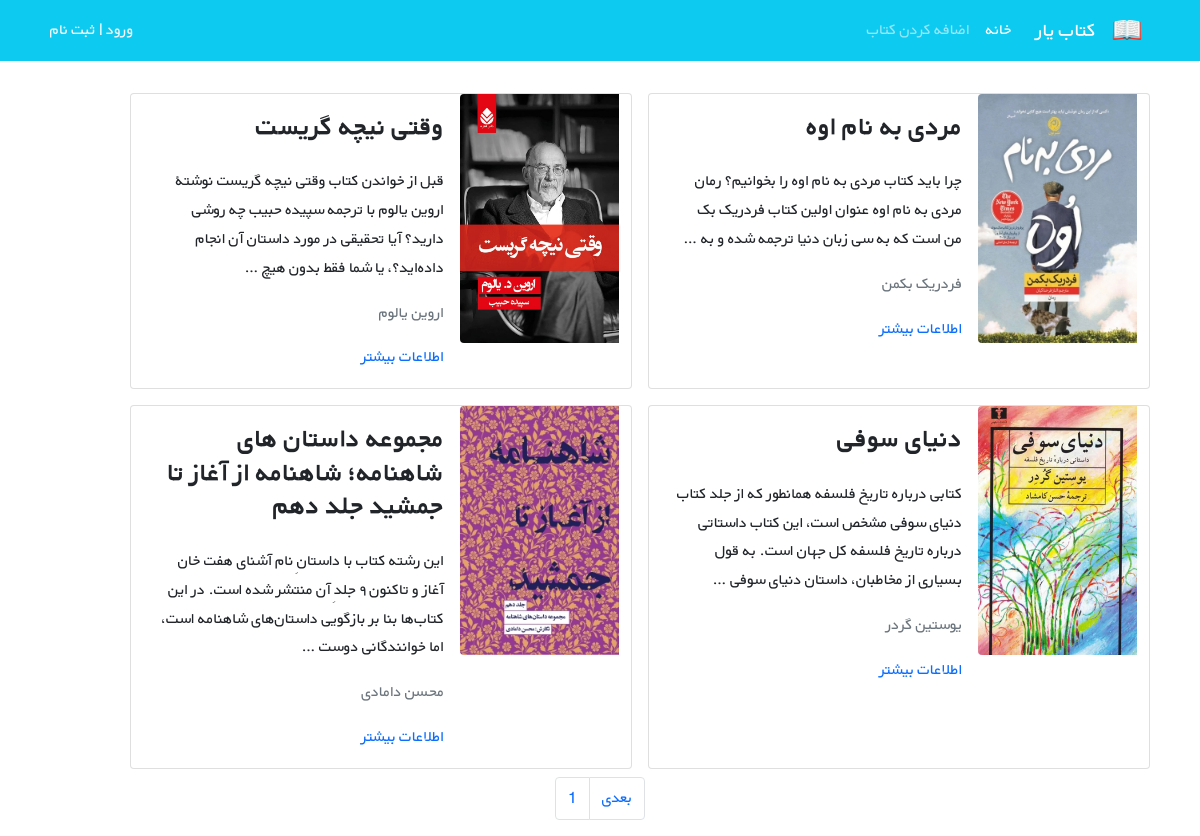
The page /books/ on the database its author committed.
### books/models.py (models this page shows, shortened)
class Book(models.Model):
    title = models.CharField(max_length=200)
    author = models.CharField(max_length=200)
    description = models.TextField()
    price = models.DecimalField(max_digits=6, decimal_places=2)
    cover = models.ImageField(upload_to='book_covers', blank=True)
    def get_absolute_url(self):
        return reverse('book_detail', args=[self.id])

### books/views.py (the view)
# urls.py: path('', views.BookListView.as_view(), name = 'book_list' ),
class BookListView(generic.ListView):
    paginate_by = 4
    model = Book
    template_name = 'books/book_list.html'
    context_object_name = 'books'

### books/templates/books/book_list.html (shortened to what this page needs)
{% extends '_base.html' %}
{% block content %}
<div class="container mt-4">
    <div class="row flex-row-reverse ">
        {% for book in books %}
        <div class="card m-2" style="max-width: 45%">
            <div class="row g-0 h-100" dir="rtl">
                <div class="col-md-4">
                    <div>
                        {% if book.cover %}
                        <img src="{{book.cover.url}}" class="img-fluid rounded-start" alt="...">
                        {% endif %}
                    </div>
                </div>
                <div class="col-md-8 h-100">
                    <div class="d-flex flex-column justify-content-between h-100">
                        <div class="card-body">
                            <h3 class="card-title"><strong> {{book.title}}</strong></h3>
                            <p class="card-text pt-3">{{book.description|truncatewords:30}}</p>
                            <p class="text-muted">{{book.author}}</p>
                            <a class = 'text-decoration-none' href="{{book.get_absolute_url}}"> اطلاعات بیشتر </a>
                        </div>
                    </div>
                </div>
            </div>
        </div>
        {% endfor %}
    </div>
</div>
<nav aria-label="Page navigation example">
    <ul class="pagination justify-content-center" >
      <li class="page-item"><a class="page-link" href="#">{{page_obj.number}}</a></li>
      {% if page_obj.has_next%}
      <li class="page-item"><a class="page-link" href="?page={{page_obj.next_page_number}}">بعدی</a></li>
      {% endif %}
    </ul>
  </nav>
{% endblock%}

### templates/_base.html (shortened to what this page needs)
{% load static %}
<!DOCTYPE html>
<html>
<head>
 <link href="https://cdn.jsdelivr.net/npm/bootstrap@5.1.3/dist/css/bootstrap.min.css" rel="stylesheet"
>
 <link rel="stylesheet" href="{% static 'css/style.css' %}">
</head>
<body>
   <nav class="navbar navbar-expand-lg navbar-dark bg-info" dir="rtl">
      <div class="container">
          <a class="navbar-brand" href="#">
              <img src="{% static 'icons/book.png' %}" alt="" height="30"
                   class="d-inline-block align-text-top">
          </a>
          <a class="navbar-brand mx-3" href="#">کتاب یار</a>
          <div class="collapse navbar-collapse" id="navbarNavAltMarkup">
              <div class="navbar-nav">
                  <a class="nav-link active" aria-current="page" href="{% url 'book_list' %}">خانه</a>
                  <a class="nav-link" href="{% url 'book_create'%}">اضافه کردن کتاب</a>
              </div>
          </div>
        <div class="mx-2 text-white">
          {% if user.is_authenticated %}
          خوش آمدی {{user.username}} | <a class="link-light text-decoration-none" href="{% url 'logout' %}">خروج</a></div>
          {% else %}
          <a class="link-light text-decoration-none" href="{% url 'login' %}">ورود </a> | <a class="link-light text-decoration-none" href="{% url 'signup' %}"> ثبت نام</a>
        </div>
          {% endif %}
      </div>
  </nav>
<div class = 'container'>
   {% block content %}
   {% endblock content %}
</div>
</body>
</html>

### static/css/style.css (style rules this page uses)
* { font-family: 'BYekan', sans-serif; line-height: 1.8rem; }

### rows shown on the page
Book: cover (picture), title "مردی به نام اوه", description "چرا باید کتاب مردی به نام اوه را بخوانیم؟ رمان مردی به نام اوه عنوان اولین کتاب فردریک بک من است که به سی زبان دنیا ترجمه شده و به …", author "فردریک بکمن"
Book: cover (picture), title "وقتی نیچه گریست", description "قبل از خواندن کتاب وقتی نیچه گریست نوشتهُ اروین یالوم با ترجمه سپیده حبیب چه روشی دارید؟ آیا تحقیقی در مورد داستان آن انجام داده‌اید؟، یا شما فقط بدون هیچ …", author "اروین یالوم"
Book: cover (picture), title "دنیای سوفی", description "کتابی درباره تاریخ فلسفه همانطور که از جلد کتاب دنیای سوفی مشخص است، این کتاب داستاتی درباره تاریخ فلسفه کل جهان است. به قول بسیاری از مخاطبان، داستان دنیای سوفی …", author "یوستین گردر"
Book: cover (picture), title "‌مجموعه داستان‌ های شاهنامه؛ شاهنامه از آغاز تا جمشید جلد دهم", description "این رشته کتاب با داستانِ نام آشنای هفت خان آغاز و تاکنون ۹ جلدِ آن منتشر شده است. در این کتاب‌ها بنا بر بازگویی داستان‌های شاهنامه است، اما خوانندگانی دوست …", author "محسن دامادی"

### other values the page prints
{{ page_obj.number }} "1"
